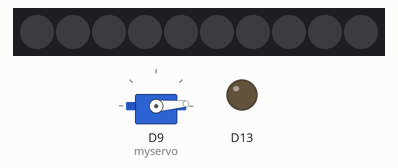
This sketch was run on a simulated Adafruit Circuit Playground Express. Parts: 10 RGB LEDs in strip order, left to right, servo, output pins drawn as LEDs (lit = HIGH). What the sketch prints to the serial monitor is not drawn.

Above: at 0.05 s.
At 0.2 s:
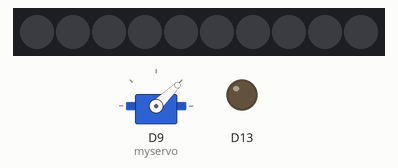
At 0.35 s:
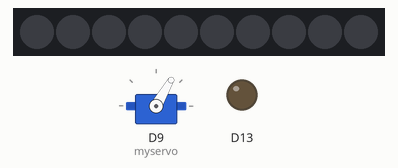
Timing chart, 0 to 3.0 s (numbered marks = the images above):
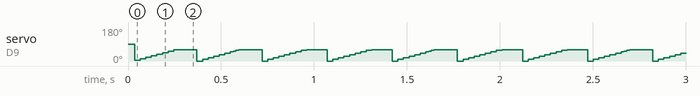

The sketch:

servo-sound_sensor.ino
```cpp
/* Library reference: https://learn.adafruit.com/circuit-playground-lesson-number-0/sound-sensor
Sound sensor keeps company and talks when quiet- performs.
*/

#include <Adafruit_Circuit_Playground.h>
#include <Servo.h>

Servo myservo;  // create servo object to control a servo
// twelve servo objects can be created on most boards

int pos = 0;    // variable to store the servo position

float value;

void setup() {
  Serial.begin(9600);
  CircuitPlayground.begin();

  myservo.attach(9);  // attaches the servo on digital pin 9 to the servo object
}

void loop() {
  // Take 10 milliseconds of sound data to calculate
  value = CircuitPlayground.mic.soundPressureLevel(20);

  Serial.print("Sound Sensor SPL: ");
  Serial.println(value);

  if (value < 64) {
  for (pos = 0; pos <= 60; pos += 4) { // goes from 0 degrees to 180 degrees
    // in steps of 1 degree
    myservo.write(pos);              // tell servo to go to position in variable 'pos'
    delay(15);                       // waits 15ms for the servo to reach the position
  }
  }
else {
  for (pos = 0; pos <= 120; pos += 1) { // goes from 0 degrees to 180 degrees
    // in steps of 1 degree
    myservo.write(pos);              // tell servo to go to position in variable 'pos'
    delay(15);                       // waits 15ms for the servo to reach the position
  }
  for (pos = 30; pos >= 120; pos -= 1) { // goes from 180 degrees to 0 degrees
    myservo.write(pos);              // tell servo to go to position in variable 'pos'
    delay(15);                       // waits 15ms for the servo to reach the position
  }
  }
   delay(90);
}
```

Measured:
- by itself, servo on D9 (myservo): ramps from 0° to 60° and jumps back, once every 0.35 s
